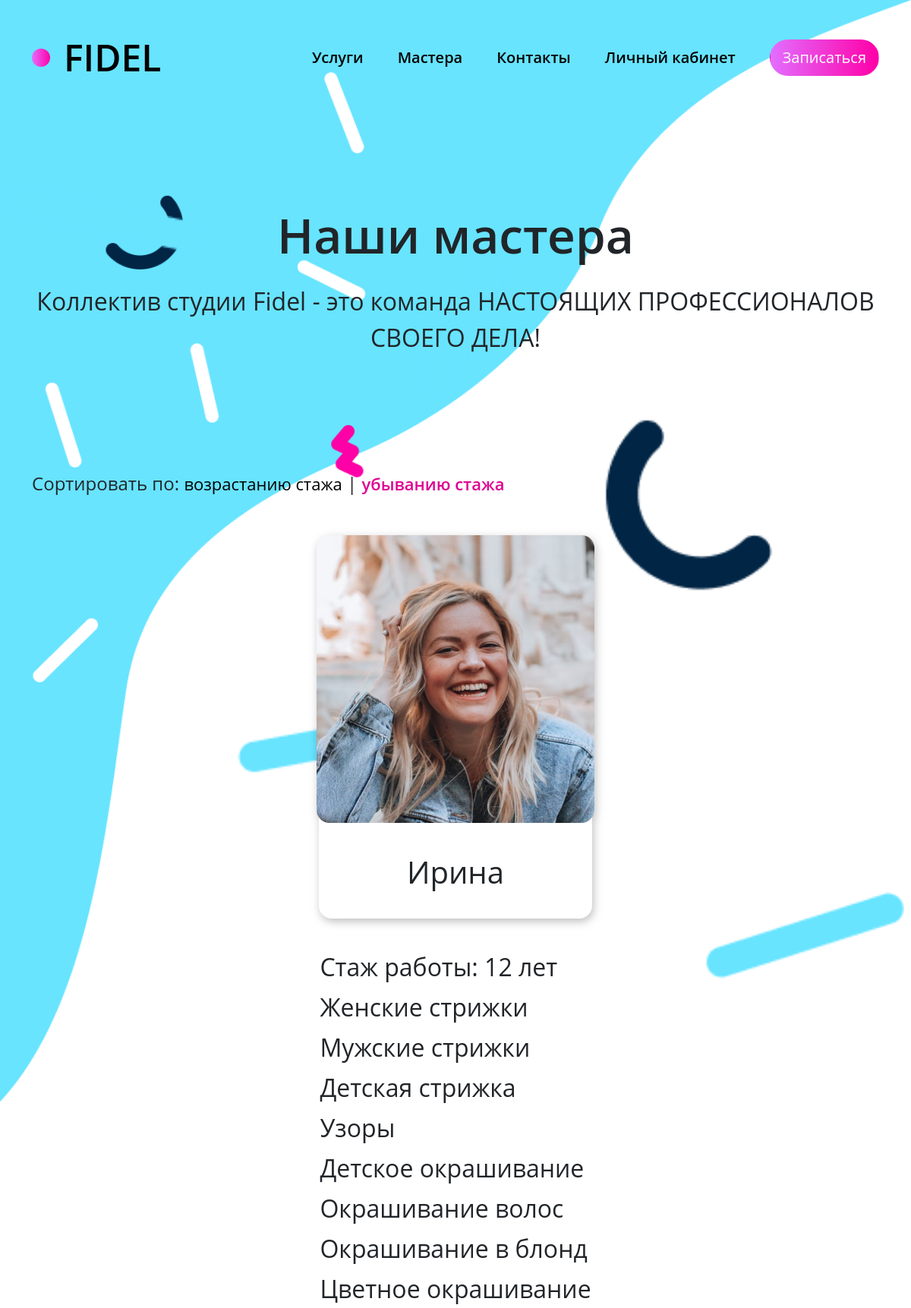
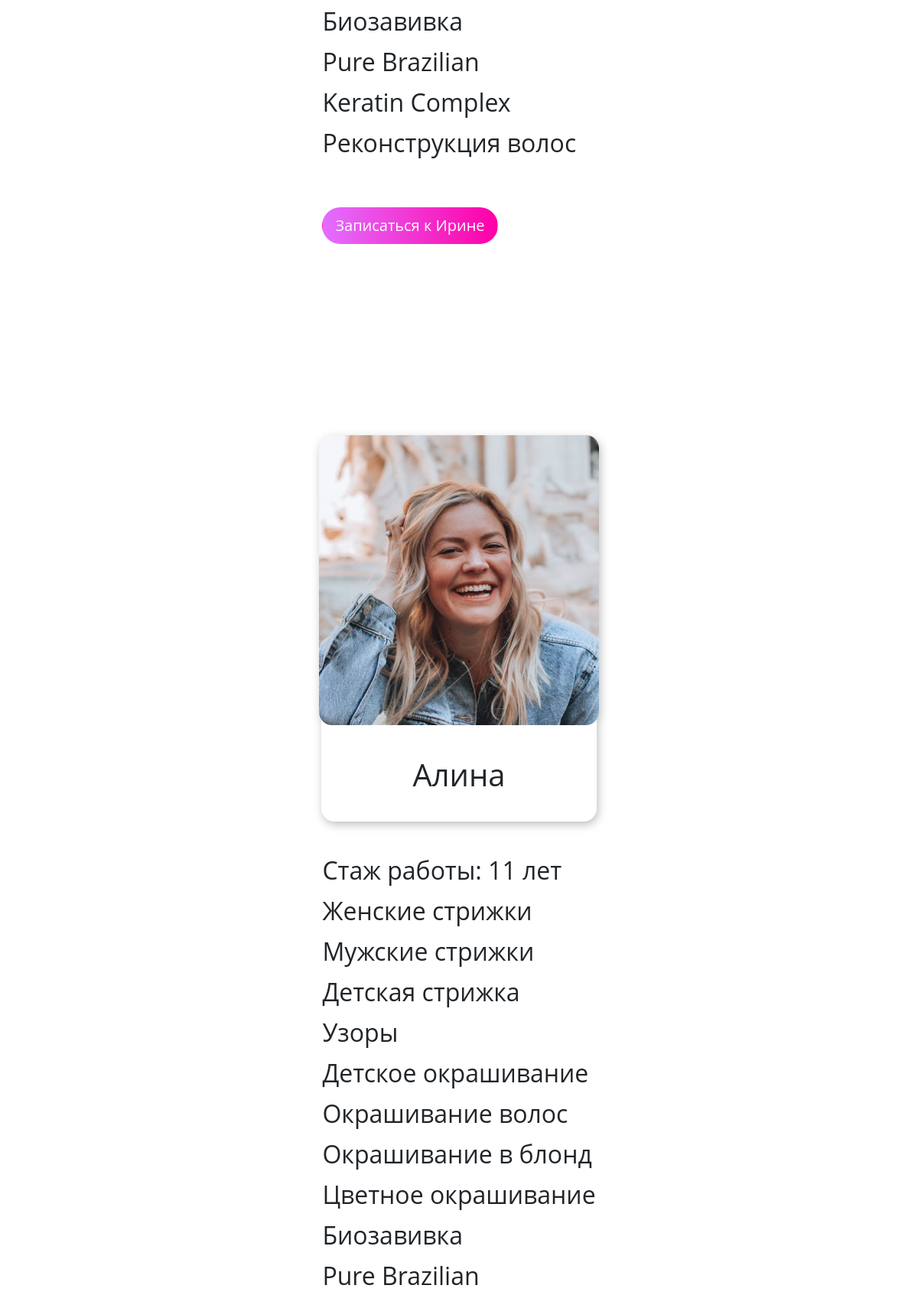
The app's page /masters/?sort=desc (upper part) with its own data (2 pictures, top to bottom).
### app/models.py (models this page shows, shortened)
class Master(models.Model):
    name = models.CharField(max_length=100)
    image_path = models.CharField(max_length=200)
    services = models.TextField()
    experience_years = models.PositiveIntegerField()
    def get_services_list(self):
        return self.services.split('\n')
    def get_experience_display(self):
        years = self.experience_years
        if 11 <= years % 100 <= 19:
            return f"{years} лет"
        elif years % 10 == 1:
            return f"{years} год"
        elif 2 <= years % 10 <= 4:
            return f"{years} года"
        else:
            return f"{years} лет"
    def get_name_with_ending(self):
        if self.name.endswith('а') or self.name.endswith('я'):
            return f"{self.name[:-1]}е"
        elif self.name.endswith('ий'):
            return f"{self.name[:-2]}ию"
        else:
            return f"{self.name}у"

### app/views.py (the view)
# urls.py: path("masters/", views.masters, name="masters"),
def masters(request):
    masters = Master.objects.all()
    sort_order = request.GET.get('sort', 'asc')
    if sort_order == 'desc':
        masters = Master.objects.all().order_by('-experience_years')
    else:
        masters = Master.objects.all().order_by('experience_years')
    paginator = Paginator(masters, 4)
    page = request.GET.get('page')
    try:
        masters = paginator.page(page)
    except PageNotAnInteger:
        masters = paginator.page(1)
    except EmptyPage:
        masters = paginator.page(paginator.num_pages)
    return render(request, "masters.html", {'masters': masters, 'sort_order': sort_order})

### app/templates/masters.html (shortened to what this page needs)
{% extends "base.html" %}
{% block content %}
{% load static %}
<div class="section container">
    <div class="page-title">
        <h1 class="title-primary">Наши мастера</h1>
        <p class="secondary-subtext">Коллектив cтудии Fidel - это команда НАСТОЯЩИХ ПРОФЕССИОНАЛОВ СВОЕГО ДЕЛА!</p>
    </div>
    <div class="sort-block">
        <span>Сортировать по: </span>
        <a href="?sort=asc" class="{% if sort_order == 'asc' %}active-link{% endif %} sort-link">возрастанию стажа</a> |
        <a href="?sort=desc" class="{% if sort_order == 'desc' %}active-link{% endif %} sort-link">убыванию стажа</a>
    </div>
    <div class="masters-list">
        {% for master in masters %}
            <div class="master-block col-12">
                <div class="master-card">
                    <img class="master-image" src="{% static 'img/' %}{{ master.image_path }}">
                    <span class="master-name">{{ master.name }}</span>
                </div>
                <div class="sideblock">
                    <div class="services-list">
                        <p>Стаж работы: {{ master.get_experience_display }}</p>
                        {% for service in master.get_services_list %}
                            <p>{{ service }}</p>
                        {% endfor %}
                    </div>
                    <a class="btn btn-lg" href="/#form-block">Записаться к {{ master.get_name_with_ending }}</a>
                </div>
            </div>
        {% endfor %}
    </div>
</div>
{% endblock content %}

### app/static/css/style.css (style rules this page uses)
* { font-family: 'Open Sans', sans-serif; }
a { text-decoration: none !important; color: black !important; }
.btn { background: linear-gradient(90deg, #E26EFF, #FF00A7); color: white !important; border-radius: 40px !important; }
.services-list { padding: 0; font-size: 32px; width: 545px; display: flex; flex-direction: column; gap: 40px; margin-bottom: 60px; }
h1.title-primary { font-weight: 600; margin-bottom: 55px; }
.master-card { display: flex; width: 360px; height: 505px; background-color: white; border-radius: 17px; filter: drop-shadow(2px 4px 6px rgba(0, 0, 0, 0.25)); flex-direction: column; align-items: center; margin: 0 100px; }
.masters-list { display: flex; flex-wrap: wrap; gap: 250px; }
.master-name { margin-top: 35px; font-size: 40px; }
.master-image { border-radius: 17px; }
.master-block { display: flex; }
.services-list { display: flex; flex-direction: column; flex-wrap: wrap; width: auto; height: 400px; row-gap: 5px; }
.services-list p { margin: 0; }
.page-title { width: 1030px; margin: 0 auto; margin-bottom: 150px; }
.page-title p, .page-title h1 { text-align: center; }
.page-title h1 { font-size: 64px; margin-bottom: 24px; }
.page-title p { font-size: 32px; }
a.active-link { font-weight: 600; color: #DF0092 !important; }
.sort-block { margin-bottom: 50px; font-size: 24px; }
.sort-link { font-size: 22px; }
@media screen and (max-width: 1440px) { .master-block { display: flex; flex-direction: column; align-items: center; gap: 40px; } }
@media screen and (max-width: 1440px) { .services-list { height: auto; } }
@media screen and (max-width: 1440px) { .page-title { width: auto; } }

### records on screen
Master: image_path (picture), name "Ирина", experience "12 лет", get_services_list "Женские стрижки" "Мужские стрижки" "Детская стрижка" "Узоры" "Детское окрашивание" "Окрашивание волос" "Окрашивание в блонд" "Цветное окрашивание" "Биозавивка" "Pure Brazilian" "Keratin Complex" "Реконструкция волос", get_name_with_ending "Ирине"
Master: image_path (picture), name "Алина", experience "11 лет", get_services_list "Женские стрижки" "Мужские стрижки" "Детская стрижка" "Узоры" "Детское окрашивание" "Окрашивание волос" "Окрашивание в блонд" "Цветное окрашивание" "Биозавивка" "Pure Brazilian"
